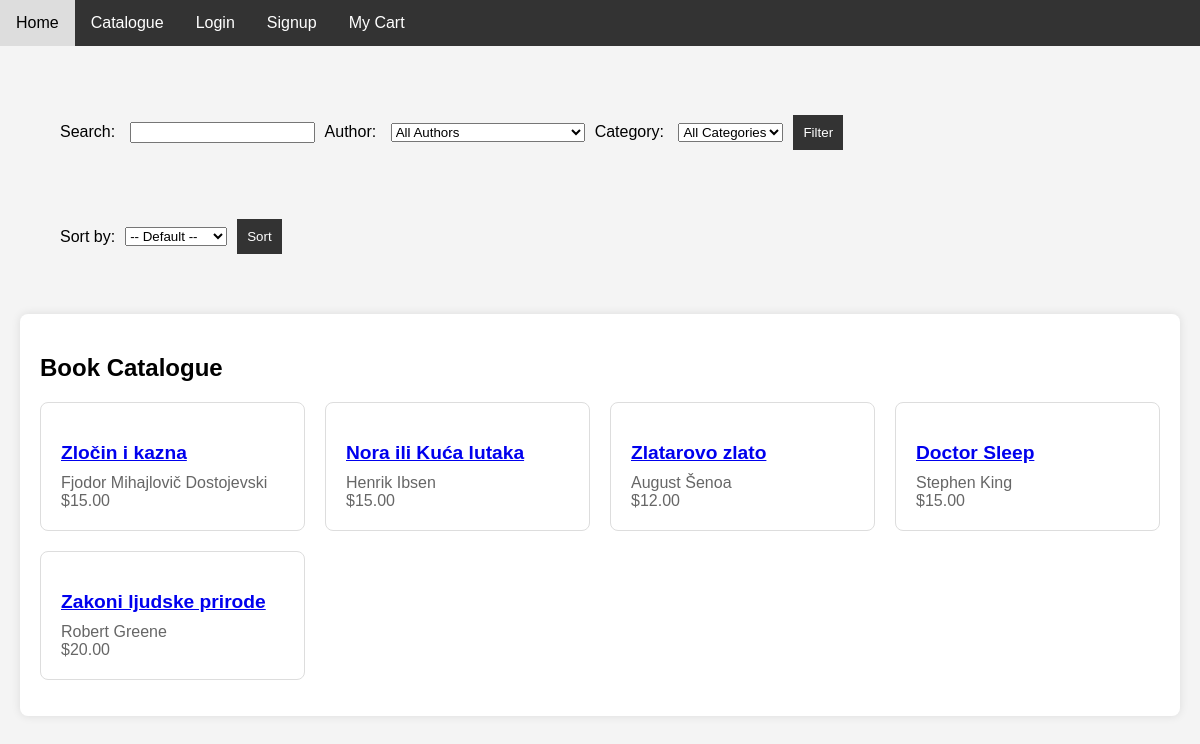
/catalogue/, run on the app's committed database.
### bookstore/models.py (models this page shows, shortened)
class Book(models.Model):
    title = models.CharField(max_length=250)
    author = models.ForeignKey(Author, on_delete=models.CASCADE)
    category = models.ForeignKey(Category, on_delete=models.CASCADE)
    year = models.IntegerField()
    description = models.TextField()
    price = models.DecimalField(max_digits=10, decimal_places=2)
    stock = models.IntegerField(default=0)

class Author(models.Model):
    name = models.CharField(max_length=250)
    def __str__(self):
        return self.name

### bookstore/views.py (the view)
# urls.py: path('catalogue/', catalogue, name='catalogue'),
def catalogue(request):
    books = Book.objects.all()
    form = CatalogueFilterForm(request.GET)
    if form.is_valid():
        search_query = form.cleaned_data.get('search_query')
        author = form.cleaned_data.get('author')
        category = form.cleaned_data.get('category')
        if search_query:
            books = books.filter(title__icontains=search_query)
        if author:
            books = books.filter(author=author)
        if category:
            books = books.filter(category=category)
    sort_by = request.GET.get('sort_by', '')
    if sort_by == 'lowest_price':
        books = Book.objects.all().order_by('price')
    elif sort_by == 'highest_price':
        books = Book.objects.all().order_by('-price')
    else:
        books = Book.objects.all()
    return render(request, 'bookstore/catalogue.html', {'books': books, 'form': form, 'sort_by': sort_by})

### bookstore/forms.py
class CatalogueFilterForm(forms.Form):
    search_query = forms.CharField(label='Search', required=False)
    author = forms.ModelChoiceField(queryset=Author.objects.all(), empty_label='All Authors', required=False)
    category = forms.ModelChoiceField(queryset=Category.objects.all(), empty_label='All Categories', required=False)

### bookstore/models.py (called while the page is built)
    def __str__(self):
        return self.name

### bookstore/templates/bookstore/catalogue.html (shortened to what this page needs)
{% extends 'bookstore/base.html' %}
{% block content %}
    <div class="filter-sort-container">
        <div class="filter-form-container">
            <form method="get" class="filter-form">
                {{ form.as_p }}
                <button type="submit" class="filter-button">Filter</button>
            </form>
        </div>
        <div class="filter-form-container">
            <form method="get" action="{% url 'catalogue' %}" class="filter-form">
                <label for="sort_by">Sort by:</label>
                <select name="sort_by" id="sort_by">
                    <option value="" {% if not sort_by %}selected{% endif %}>-- Default --</option>
                </select>
                <button type="submit" class="sort-button">Sort</button>
            </form>
        </div>
    </div>
    <div class="book-catalogue">
        <h2>Book Catalogue</h2>
        <ul class="book-list">
            {% for book in books %}
                <li class="book-item">
                    <div class="book-details">
                        <h3 class="book-title"><a href="{% url 'book_details' book_id=book.id %}">{{ book.title }}</a></h3>
                        <p class="book-author">{{ book.author }}</p>
                        <p class="book-price">${{ book.price }}</p>
                    </div>
                </li>
            {% endfor %}
        </ul>
    </div>
{% endblock %}

### bookstore/templates/bookstore/base.html (shortened to what this page needs)
<!DOCTYPE html>
<html lang="en">
<head>
</head>
<body>
    <nav>
        <ul>
            <li><a href="{% url 'home' %}">Home</a></li>
            <li><a href="{% url 'catalogue' %}">Catalogue</a></li>
            {% if not user.is_authenticated %}
              <li><a href="{% url 'login' %}">Login</a></li>
              <li><a href="{% url 'signup' %}">Signup</a></li>
            {% endif %}
            <li><a href="{% url 'view_cart' %}">My Cart</a></li>
        </ul>
    </nav>
    <div>
        {% block content %}{% endblock %}
    </div>
</body>
</html>

### bookstore/templates/bookstore/base.html (style rules this page uses)
body { font-family: 'Arial', sans-serif; margin: 0; padding: 0; background-color: #f4f4f4; }
nav { background-color: #333; overflow: hidden; }
nav ul { list-style-type: none; margin: 0; padding: 0; overflow: hidden; }
nav li { float: left; }
nav a { display: block; color: white; text-align: center; padding: 14px 16px; text-decoration: none; }
div { padding: 20px; }
.filter-form { display: flex; align-items: center; margin-bottom: 20px; }
.filter-form label { margin-right: 10px; }
.filter-form input, .filter-form select { margin-right: 10px; }
.filter-button { padding: 10px; background-color: #333; color: white; border: none; cursor: pointer; }
.book-catalogue { background-color: white; padding: 20px; border-radius: 8px; box-shadow: 0 0 10px rgba(0, 0, 0, 0.1); }
.book-list { display: grid; grid-template-columns: repeat(auto-fill, minmax(250px, 1fr)); gap: 20px; padding: 0; }
.book-item { border: 1px solid #ddd; border-radius: 8px; overflow: hidden; }
.book-details { padding: 20px; }
.book-title { margin-bottom: 10px; font-size: 1.2em; }
.book-author, .book-price { color: #666; margin: 0; }
.book-list { list-style-type: none; padding: 0; }
.book-title { color: #333; }
.sort-button { padding: 10px; background-color: #333; color: white; border: none; cursor: pointer; }

### data on the page
Book: title "Zločin i kazna", author "Fjodor Mihajlovič Dostojevski", price "15.00"
Book: title "Nora ili Kuća lutaka", author "Henrik Ibsen", price "15.00"
Book: title "Zlatarovo zlato", author "August Šenoa", price "12.00"
Book: title "Doctor Sleep", author "Stephen King", price "15.00"
Book: title "Zakoni ljudske prirode", author "Robert Greene", price "20.00"
